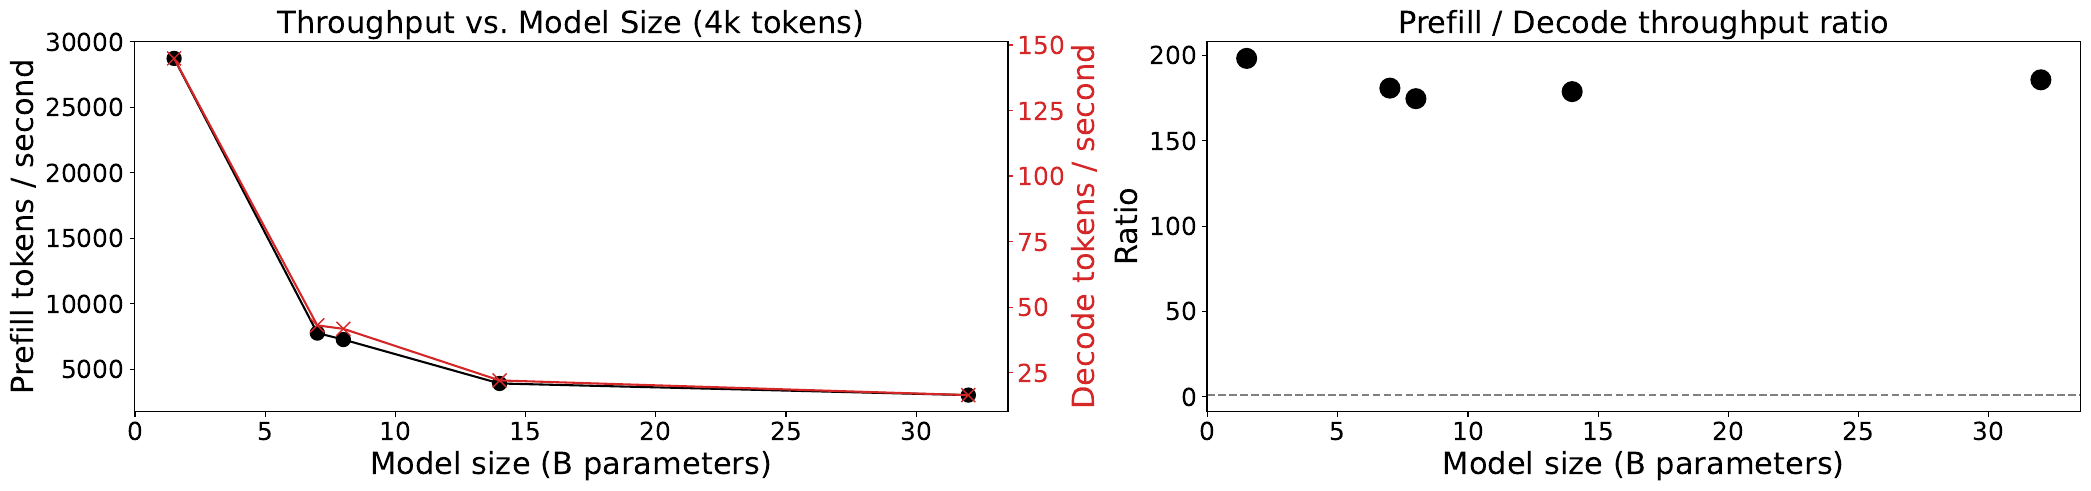

Generate this figure with Python:
# latency_plots.py
import pandas as pd
import matplotlib.pyplot as plt

# -------------------------------------------------
# 1. Load and tidy the data
# -------------------------------------------------
df = pd.read_csv("latency_data.csv")

# Keep only the 4 000‑token rows
df = df[df["Sequence Length"] == 4000]

# Model size (numeric, billions of params)
df["Model Size (B)"] = (
    df["Params (B)"].astype(str).str.replace("B", "", regex=False).astype(float)
)

# Split by phase
prefill = df[df["Phase"] == "Prefill"]
decode  = df[df["Phase"] == "Decode"]

# -------------------------------------------------
# 2. Build ratio (prefill ÷ decode)
# -------------------------------------------------
merged = pd.merge(
    prefill,
    decode,
    on=["Model", "Params (B)", "Sequence Length"],
    suffixes=("_prefill", "_decode"),
)
merged["Ratio"] = merged["Tok/sec_prefill"] / merged["Tok/sec_decode"]

# -------------------------------------------------
# 3. Two‑column figure (14 × 5 inches)
# -------------------------------------------------
fig, (ax_comb, ax_ratio) = plt.subplots(1, 2, figsize=(21, 5))

# ---- Combined Prefill & Decode throughput ----
ax_decode = ax_comb.twinx()  # right‑hand y‑axis for decode

prefill_scatter = ax_comb.plot(
    prefill["Model Size (B)"],
    prefill["Tok/sec"],
    color="0",
    marker='o',
    # size of the marker
    markersize=10,
    label="Prefill",
)
decode_scatter = ax_decode.plot(
    decode["Model Size (B)"],
    decode["Tok/sec"],
    color="tab:red",
    marker='x',
    markersize=10,
    label="Decode",
)

ax_comb.set_title("Throughput vs. Model Size (4k tokens)", fontsize=22)
ax_comb.set_xlabel("Model size (B parameters)", fontsize=22)
ax_comb.set_ylabel("Prefill tokens / second", color="0", fontsize=22)
ax_decode.set_ylabel("Decode tokens / second", color="tab:red", fontsize=22)

ax_comb.tick_params(axis="both", which="major", labelsize=18, colors="0")
ax_decode.tick_params(axis="y", which="major", labelsize=18, colors="tab:red")
ax_comb.tick_params(axis="x", which="major", labelsize=18)

# Single legend
handles = [prefill_scatter, decode_scatter]
labels  = ["Prefill", "Decode"]

# ---- Ratio plot ----
ax_ratio.scatter(
    merged["Model Size (B)_prefill"],
    merged["Ratio"],
    color="0",
    marker='o',
    s=200,
)
ax_ratio.axhline(1.0, linestyle="--", color="gray")
ax_ratio.set_title("Prefill / Decode throughput ratio", fontsize=22)
ax_ratio.set_xlabel("Model size (B parameters)", fontsize=22)
ax_ratio.set_ylabel("Ratio", fontsize=22)
ax_ratio.tick_params(axis="both", which="major", labelsize=18)

fig.tight_layout()
fig.savefig("latency_plots.pdf", bbox_inches="tight")
